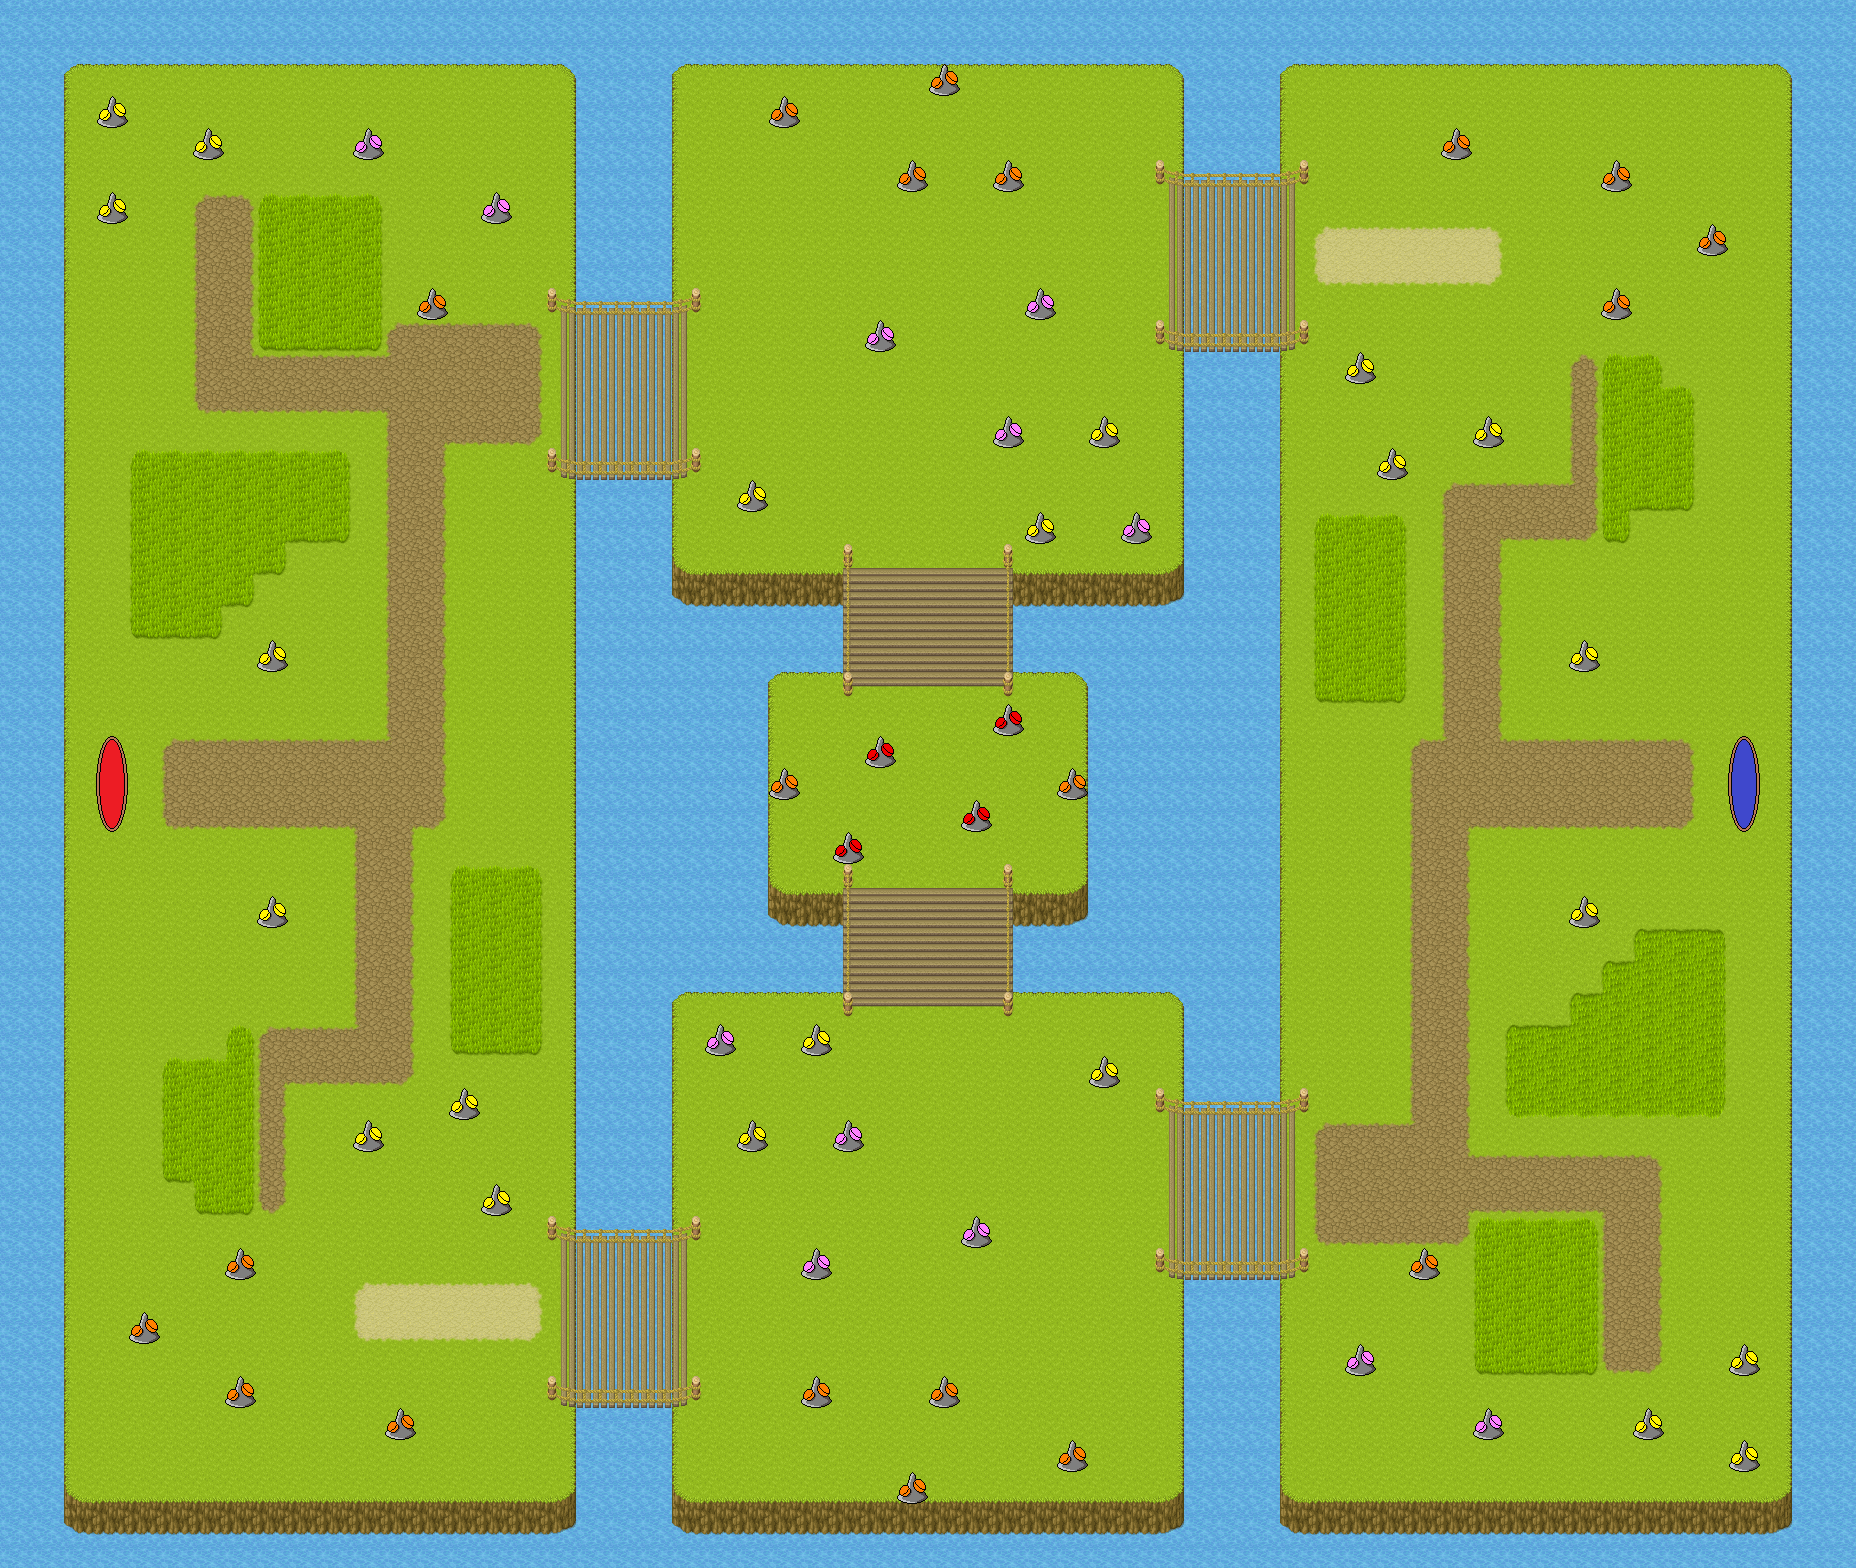

This is a level from a 2D game, rendered from its Tiled map with the project's own tilesets. A one-line summary and the map file follow, with tile-layer data summarised:
An orthogonal 58x49 tile map with 32x32 px tiles, 5 tile layers (Water, Land, Bridges, Path, ...), 7 tilesets and 65 objects (22x gold, 20x ardite, 12x delphite, 4x keorite, 3x red_portal, ...).

<map version="1.2" tiledversion="1.3.3" orientation="orthogonal" renderorder="right-down" width="58" height="49" tilewidth="32" tileheight="32" infinite="0" nextlayerid="18" nextobjectid="93">
 <editorsettings>
  <export target="map..tmx" format="tmx" />
 </editorsettings>
 <tileset firstgid="1" name="[A]Dirt_pipo" tilewidth="32" tileheight="32" tilecount="336" columns="8">
  <image source="tilesets/[A]Dirt_pipo.png" width="256" height="1344" />
 </tileset>
 <tileset firstgid="337" name="[A]Flower_pipo" tilewidth="32" tileheight="32" tilecount="96" columns="8">
  <image source="tilesets/[A]Flower_pipo.png" width="256" height="384" />
 </tileset>
 <tileset firstgid="433" name="[A]Grass_pipo" tilewidth="32" tileheight="32" tilecount="528" columns="8">
  <image source="tilesets/[A]Grass_pipo.png" width="256" height="2112" />
 </tileset>
 <tileset firstgid="961" name="[A]Water_pipo" tilewidth="32" tileheight="32" tilecount="3072" columns="64">
  <image source="tilesets/[A]Water_pipo.png" width="2048" height="1536" />
  <terraintypes>
   <terrain name="water1" tile="70" />
   <terrain name="water2" tile="454" />
   <terrain name="water3" tile="838" />
   <terrain name="water4" tile="1222" />
   <terrain name="waterway1" tile="1606" />
   <terrain name="waterway2" tile="1990" />
   <terrain name="waterway3" tile="2374" />
   <terrain name="wave" tile="2758" />
  </terraintypes>
  <tile id="5" terrain=",,,0" />
  <tile id="6" terrain=",,0,0" />
  <tile id="7" terrain=",,0," />
  <tile id="69" terrain=",0,,0" />
  <tile id="71" terrain="0,,0," />
  <tile id="133" terrain=",0,," />
  <tile id="134" terrain="0,0,," />
  <tile id="135" terrain="0,,," />
  <tile id="196" terrain="0,0,0," />
  <tile id="197" terrain="0,0,,0" />
  <tile id="260" terrain="0,,0,0" />
  <tile id="261" terrain=",0,0,0" />
  <tile id="389" terrain=",,,1" />
  <tile id="390" terrain=",,1,1" />
  <tile id="391" terrain=",,1," />
  <tile id="453" terrain=",1,,1" />
  <tile id="455" terrain="1,,1," />
  <tile id="517" terrain=",1,," />
  <tile id="518" terrain="1,1,," />
  <tile id="519" terrain="1,,," />
  <tile id="580" terrain="1,1,1," />
  <tile id="581" terrain="1,1,,1" />
  <tile id="644" terrain="1,,1,1" />
  <tile id="645" terrain=",1,1,1" />
  <tile id="773" terrain=",,,2" />
  <tile id="774" terrain=",,2,2" />
  <tile id="775" terrain=",,2," />
  <tile id="837" terrain=",2,,2" />
  <tile id="839" terrain="2,,2," />
  <tile id="901" terrain=",2,," />
  <tile id="902" terrain="2,2,," />
  <tile id="903" terrain="2,,," />
  <tile id="964" terrain="2,2,2," />
  <tile id="965" terrain="2,2,,2" />
  <tile id="1028" terrain="2,,2,2" />
  <tile id="1029" terrain=",2,2,2" />
  <tile id="1157" terrain=",,,3" />
  <tile id="1158" terrain=",,3,3" />
  <tile id="1159" terrain=",,3," />
  <tile id="1221" terrain=",3,,3" />
  <tile id="1223" terrain="3,,3," />
  <tile id="1285" terrain=",3,," />
  <tile id="1286" terrain="3,3,," />
  <tile id="1287" terrain="3,,," />
  <tile id="1348" terrain="3,3,3," />
  <tile id="1349" terrain="3,3,,3" />
  <tile id="1412" terrain="3,,3,3" />
  <tile id="1413" terrain=",3,3,3" />
  <tile id="1541" terrain=",,,4" />
  <tile id="1542" terrain=",,4,4" />
  <tile id="1543" terrain=",,4," />
  <tile id="1605" terrain=",4,,4" />
  <tile id="1607" terrain="4,,4," />
  <tile id="1669" terrain=",4,," />
  <tile id="1670" terrain="4,4,," />
  <tile id="1671" terrain="4,,," />
  <tile id="1732" terrain="4,4,4," />
  <tile id="1733" terrain="4,4,,4" />
  <tile id="1796" terrain="4,,4,4" />
  <tile id="1797" terrain=",4,4,4" />
  <tile id="1925" terrain=",,,5" />
  <tile id="1926" terrain=",,5,5" />
  <tile id="1927" terrain=",,5," />
  <tile id="1989" terrain=",5,,5" />
  <tile id="1991" terrain="5,,5," />
  <tile id="2053" terrain=",5,," />
  <tile id="2054" terrain="5,5,," />
  <tile id="2055" terrain="5,,," />
  <tile id="2116" terrain="5,5,5," />
  <tile id="2117" terrain="5,5,,5" />
  <tile id="2180" terrain="5,,5,5" />
  <tile id="2181" terrain=",5,5,5" />
  <tile id="2309" terrain=",,,6" />
  <tile id="2310" terrain=",,6,6" />
  <tile id="2311" terrain=",,6," />
  <tile id="2373" terrain=",6,,6" />
  <tile id="2375" terrain="6,,6," />
  <tile id="2437" terrain=",6,," />
  <tile id="2438" terrain="6,6,," />
  <tile id="2439" terrain="6,,," />
  <tile id="2500" terrain="6,6,6," />
  <tile id="2501" terrain="6,6,,6" />
  <tile id="2564" terrain="6,,6,6" />
  <tile id="2565" terrain=",6,6,6" />
  <tile id="2693" terrain=",,,7" />
  <tile id="2694" terrain=",,7,7" />
  <tile id="2695" terrain=",,7," />
  <tile id="2757" terrain=",7,,7" />
  <tile id="2759" terrain="7,,7," />
  <tile id="2821" terrain=",7,," />
  <tile id="2822" terrain="7,7,," />
  <tile id="2823" terrain="7,,," />
  <tile id="2884" terrain="7,7,7," />
  <tile id="2885" terrain="7,7,,7" />
  <tile id="2948" terrain="7,,7,7" />
  <tile id="2949" terrain=",7,7,7" />
 </tileset>
 <tileset firstgid="4033" name="[Base]BaseChip_pipo" tilewidth="32" tileheight="32" tilecount="1064" columns="8">
  <image source="tilesets/[Base]BaseChip_pipo.png" width="256" height="4256" />
 </tileset>
 <tileset firstgid="5097" name="ore_tileset" tilewidth="32" tileheight="32" tilecount="4" columns="4">
  <image source="tilesets/ore_tileset.png" trans="ffffff" width="128" height="32" />
 </tileset>
 <tileset firstgid="5101" name="portals" tilewidth="32" tileheight="32" tilecount="6" columns="2">
  <image source="tilesets/portals.png" trans="ffffff" width="64" height="96" />
 </tileset>
 <layer id="2" name="Water" width="58" height="49">
  <data>[2842 cells, 2842 non-empty, 1 distinct tile ids]</data>
 </layer>
 <layer id="1" name="Land" width="58" height="49">
  <data>[2842 cells, 2096 non-empty, 12 distinct tile ids]</data>
 </layer>
 <layer id="4" name="Bridges" width="58" height="49">
  <data>[2842 cells, 180 non-empty, 18 distinct tile ids]</data>
 </layer>
 <layer id="7" name="Path" width="58" height="49">
  <data>[2842 cells, 443 non-empty, 41 distinct tile ids]</data>
 </layer>
 <layer id="17" name="Ores+Portals" width="58" height="49">
  <data>[2842 cells, 64 non-empty, 10 distinct tile ids]</data>
 </layer>
 <objectgroup id="15" name="walkable">
  <object id="84" type="path" x="64" y="64">
   <polygon points="0,0 512,0 512,256 608,256 608,0 1120,0 1120,128 1216,128 1216,0 1728,0 1728,1440 1216,1440 1216,1184 1120,1184 1120,1440 608,1440 608,1312 512,1312 512,1440 0,1440 0,32 512,384 512,1184 608,1184 608,928 800,928 800,832 704,832 704,608 800,608 800,512 608,512 608,384 512,384 1120,256 1216,256 1216,1056 1120,1056 1120,928 928,928 928,832 1024,832 1024,608 928,608 928,512 1120,512 1120,256 512,384 0,32" />
  </object>
 </objectgroup>
 <objectgroup id="11" name="objects" visible="0">
  <object id="25" type="gold" gid="5097" x="96" y="128" width="32" height="32" />
  <object id="26" type="gold" gid="5097" x="192" y="160" width="32" height="32" />
  <object id="27" type="gold" gid="5097" x="96" y="224" width="32" height="32" />
  <object id="28" type="gold" gid="5097" x="256" y="672" width="32" height="32" />
  <object id="29" type="gold" gid="5097" x="256" y="928" width="32" height="32" />
  <object id="30" type="gold" gid="5097" x="352" y="1152" width="32" height="32" />
  <object id="31" type="gold" gid="5097" x="448" y="1120" width="32" height="32" />
  <object id="32" type="gold" gid="5097" x="480" y="1216" width="32" height="32" />
  <object id="33" type="gold" gid="5097" x="736" y="1152" width="32" height="32" />
  <object id="34" type="gold" gid="5097" x="800" y="1056" width="32" height="32" />
  <object id="35" type="gold" gid="5097" x="1088" y="1088" width="32" height="32" />
  <object id="36" type="gold" gid="5097" x="1632" y="1440" width="32" height="32" />
  </objectgroup>
</map>
<!-- 52 of 65 objects omitted -->
